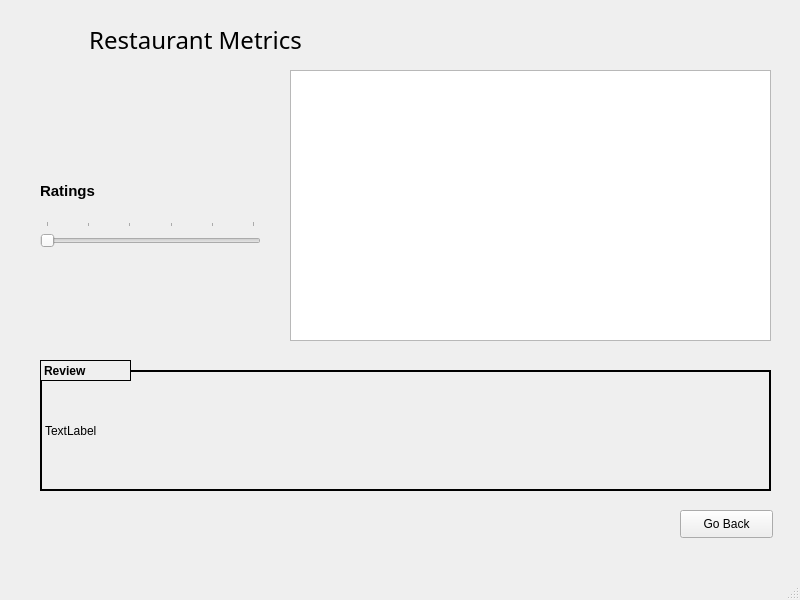
<?xml version="1.0" encoding="UTF-8"?>
<ui version="4.0">
 <class>review</class>
 <widget class="QMainWindow" name="review">
  <property name="geometry">
   <rect>
    <x>0</x>
    <y>0</y>
    <width>800</width>
    <height>600</height>
   </rect>
  </property>
  <property name="windowTitle">
   <string>MainWindow</string>
  </property>
  <widget class="QWidget" name="centralwidget">
   <widget class="QTableView" name="table">
    <property name="geometry">
     <rect>
      <x>290</x>
      <y>70</y>
      <width>481</width>
      <height>271</height>
     </rect>
    </property>
    <property name="cornerButtonEnabled">
     <bool>false</bool>
    </property>
   </widget>
   <widget class="QLabel" name="text">
    <property name="geometry">
     <rect>
      <x>40</x>
      <y>370</y>
      <width>731</width>
      <height>121</height>
     </rect>
    </property>
    <property name="autoFillBackground">
     <bool>true</bool>
    </property>
    <property name="frameShape">
     <enum>QFrame::Panel</enum>
    </property>
    <property name="frameShadow">
     <enum>QFrame::Plain</enum>
    </property>
    <property name="lineWidth">
     <number>2</number>
    </property>
    <property name="text">
     <string>TextLabel</string>
    </property>
    <property name="wordWrap">
     <bool>true</bool>
    </property>
   </widget>
   <widget class="QPushButton" name="cancel">
    <property name="geometry">
     <rect>
      <x>680</x>
      <y>510</y>
      <width>93</width>
      <height>28</height>
     </rect>
    </property>
    <property name="text">
     <string>Go Back</string>
    </property>
   </widget>
   <widget class="QLabel" name="label">
    <property name="geometry">
     <rect>
      <x>20</x>
      <y>20</y>
      <width>351</width>
      <height>41</height>
     </rect>
    </property>
    <property name="font">
     <font>
      <family>Showcard Gothic</family>
      <pointsize>18</pointsize>
      <underline>false</underline>
     </font>
    </property>
    <property name="text">
     <string>Restaurant Metrics</string>
    </property>
    <property name="textFormat">
     <enum>Qt::RichText</enum>
    </property>
    <property name="alignment">
     <set>Qt::AlignCenter</set>
    </property>
    <property name="wordWrap">
     <bool>false</bool>
    </property>
   </widget>
   <widget class="QLabel" name="label_2">
    <property name="geometry">
     <rect>
      <x>40</x>
      <y>360</y>
      <width>91</width>
      <height>21</height>
     </rect>
    </property>
    <property name="font">
     <font>
      <weight>75</weight>
      <bold>true</bold>
     </font>
    </property>
    <property name="autoFillBackground">
     <bool>true</bool>
    </property>
    <property name="frameShape">
     <enum>QFrame::Box</enum>
    </property>
    <property name="text">
     <string>Review</string>
    </property>
   </widget>
   <widget class="QSlider" name="horizontalSlider">
    <property name="geometry">
     <rect>
      <x>40</x>
      <y>221</y>
      <width>221</width>
      <height>31</height>
     </rect>
    </property>
    <property name="autoFillBackground">
     <bool>true</bool>
    </property>
    <property name="maximum">
     <number>5</number>
    </property>
    <property name="value">
     <number>0</number>
    </property>
    <property name="orientation">
     <enum>Qt::Horizontal</enum>
    </property>
    <property name="tickPosition">
     <enum>QSlider::TicksAbove</enum>
    </property>
    <property name="tickInterval">
     <number>0</number>
    </property>
   </widget>
   <widget class="QLabel" name="label_3">
    <property name="geometry">
     <rect>
      <x>40</x>
      <y>175</y>
      <width>221</width>
      <height>31</height>
     </rect>
    </property>
    <property name="font">
     <font>
      <pointsize>11</pointsize>
      <weight>75</weight>
      <bold>true</bold>
     </font>
    </property>
    <property name="text">
     <string>Ratings</string>
    </property>
   </widget>
  </widget>
  <widget class="QMenuBar" name="menubar">
   <property name="geometry">
    <rect>
     <x>0</x>
     <y>0</y>
     <width>800</width>
     <height>26</height>
    </rect>
   </property>
  </widget>
  <widget class="QStatusBar" name="statusbar"/>
 </widget>
 <resources/>
 <connections/>
</ui>
